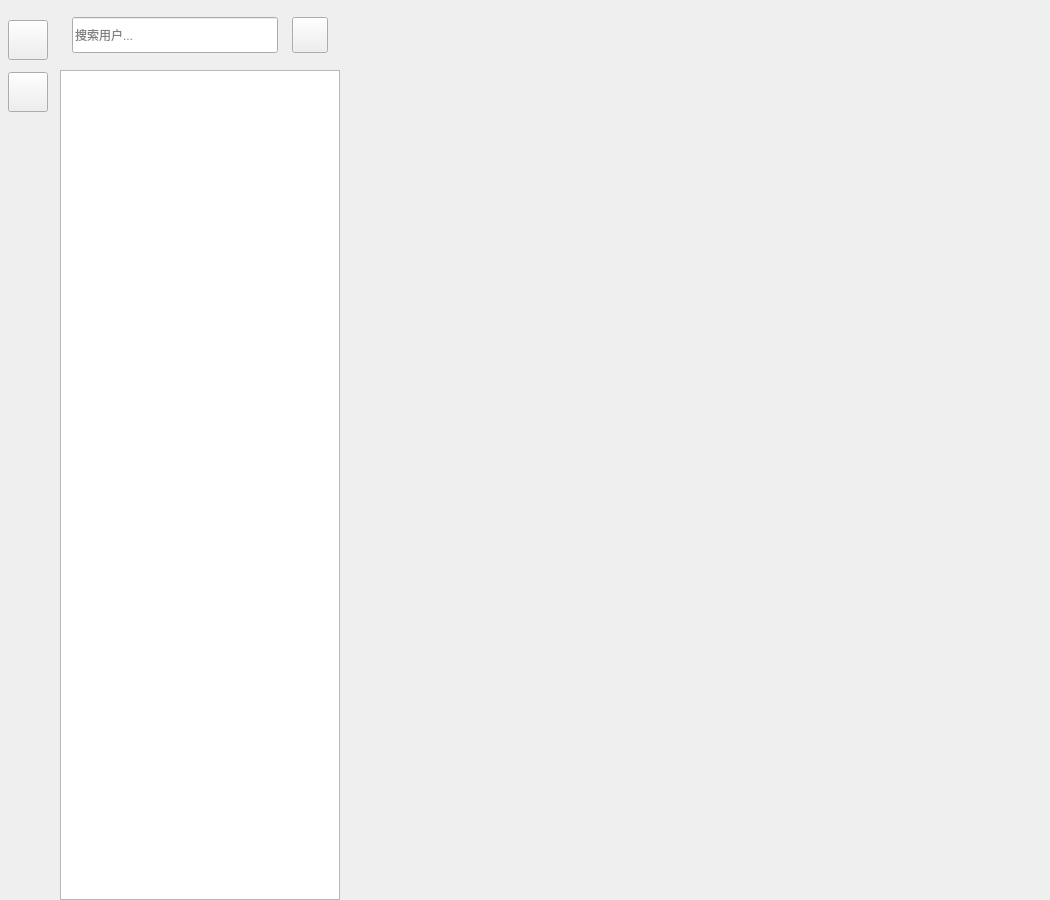
<?xml version="1.0" encoding="UTF-8"?>
<ui version="4.0">
 <class>ChatWindow</class>
 <widget class="QWidget" name="ChatWindow">
  <property name="geometry">
   <rect>
    <x>0</x>
    <y>0</y>
    <width>1050</width>
    <height>900</height>
   </rect>
  </property>
  <property name="minimumSize">
   <size>
    <width>1050</width>
    <height>900</height>
   </size>
  </property>
  <property name="maximumSize">
   <size>
    <width>16777215</width>
    <height>16777215</height>
   </size>
  </property>
  <property name="windowTitle">
   <string>Form</string>
  </property>
  <layout class="QHBoxLayout" name="horizontalLayout">
   <property name="spacing">
    <number>0</number>
   </property>
   <property name="leftMargin">
    <number>0</number>
   </property>
   <property name="topMargin">
    <number>0</number>
   </property>
   <property name="rightMargin">
    <number>0</number>
   </property>
   <property name="bottomMargin">
    <number>0</number>
   </property>
   <item>
    <widget class="QWidget" name="sideBar" native="true">
     <property name="sizePolicy">
      <sizepolicy hsizetype="Fixed" vsizetype="Expanding">
       <horstretch>0</horstretch>
       <verstretch>0</verstretch>
      </sizepolicy>
     </property>
     <property name="minimumSize">
      <size>
       <width>60</width>
       <height>0</height>
      </size>
     </property>
     <property name="maximumSize">
      <size>
       <width>60</width>
       <height>16777215</height>
      </size>
     </property>
     <layout class="QVBoxLayout" name="verticalLayout">
      <property name="spacing">
       <number>12</number>
      </property>
      <property name="leftMargin">
       <number>8</number>
      </property>
      <property name="topMargin">
       <number>20</number>
      </property>
      <property name="rightMargin">
       <number>8</number>
      </property>
      <property name="bottomMargin">
       <number>20</number>
      </property>
      <item>
       <widget class="BadgeButton" name="sideChatBtn">
        <property name="minimumSize">
         <size>
          <width>40</width>
          <height>40</height>
         </size>
        </property>
        <property name="maximumSize">
         <size>
          <width>40</width>
          <height>40</height>
         </size>
        </property>
        <property name="cursor">
         <cursorShape>PointingHandCursor</cursorShape>
        </property>
        <property name="text">
         <string/>
        </property>
       </widget>
      </item>
      <item>
       <widget class="BadgeButton" name="sideContBtn">
        <property name="minimumSize">
         <size>
          <width>40</width>
          <height>40</height>
         </size>
        </property>
        <property name="maximumSize">
         <size>
          <width>40</width>
          <height>40</height>
         </size>
        </property>
        <property name="cursor">
         <cursorShape>PointingHandCursor</cursorShape>
        </property>
        <property name="text">
         <string/>
        </property>
       </widget>
      </item>
      <item>
       <spacer name="verticalSpacer">
        <property name="orientation">
         <enum>Qt::Orientation::Vertical</enum>
        </property>
        <property name="sizeHint" stdset="0">
         <size>
          <width>20</width>
          <height>40</height>
         </size>
        </property>
       </spacer>
      </item>
     </layout>
    </widget>
   </item>
   <item>
    <widget class="QWidget" name="chatUserWidget" native="true">
     <property name="maximumSize">
      <size>
       <width>280</width>
       <height>16777215</height>
      </size>
     </property>
     <layout class="QVBoxLayout" name="verticalLayout_2">
      <property name="spacing">
       <number>0</number>
      </property>
      <property name="leftMargin">
       <number>0</number>
      </property>
      <property name="topMargin">
       <number>0</number>
      </property>
      <property name="rightMargin">
       <number>0</number>
      </property>
      <property name="bottomMargin">
       <number>0</number>
      </property>
      <item>
       <widget class="QWidget" name="searchWidget" native="true">
        <property name="minimumSize">
         <size>
          <width>0</width>
          <height>70</height>
         </size>
        </property>
        <property name="maximumSize">
         <size>
          <width>16777215</width>
          <height>70</height>
         </size>
        </property>
        <layout class="QHBoxLayout" name="horizontalLayout_2">
         <property name="leftMargin">
          <number>12</number>
         </property>
         <property name="topMargin">
          <number>12</number>
         </property>
         <property name="rightMargin">
          <number>12</number>
         </property>
         <property name="bottomMargin">
          <number>12</number>
         </property>
         <item>
          <widget class="QLineEdit" name="searchEdit">
           <property name="minimumSize">
            <size>
             <width>0</width>
             <height>36</height>
            </size>
           </property>
           <property name="text">
            <string/>
           </property>
           <property name="maxLength">
            <number>20</number>
           </property>
           <property name="placeholderText">
            <string>搜索用户...</string>
           </property>
           <property name="clearButtonEnabled">
            <bool>true</bool>
           </property>
          </widget>
         </item>
         <item>
          <spacer name="horizontalSpacer">
           <property name="orientation">
            <enum>Qt::Orientation::Horizontal</enum>
           </property>
           <property name="sizeType">
            <enum>QSizePolicy::Policy::Fixed</enum>
           </property>
           <property name="sizeHint" stdset="0">
            <size>
             <width>8</width>
             <height>20</height>
            </size>
           </property>
          </spacer>
         </item>
         <item>
          <widget class="QPushButton" name="addBtn">
           <property name="minimumSize">
            <size>
             <width>36</width>
             <height>36</height>
            </size>
           </property>
           <property name="maximumSize">
            <size>
             <width>36</width>
             <height>36</height>
            </size>
           </property>
           <property name="cursor">
            <cursorShape>PointingHandCursor</cursorShape>
           </property>
           <property name="text">
            <string/>
           </property>
          </widget>
         </item>
        </layout>
       </widget>
      </item>
      <item>
       <widget class="QStackedWidget" name="stackedWidget">
        <property name="lineWidth">
         <number>0</number>
        </property>
        <property name="currentIndex">
         <number>0</number>
        </property>
        <widget class="QWidget" name="chatsPage">
         <layout class="QVBoxLayout" name="verticalLayout_4">
          <property name="spacing">
           <number>0</number>
          </property>
          <property name="leftMargin">
           <number>0</number>
          </property>
          <property name="topMargin">
           <number>0</number>
          </property>
          <property name="rightMargin">
           <number>0</number>
          </property>
          <property name="bottomMargin">
           <number>0</number>
          </property>
          <item>
           <widget class="ChatUserList" name="usersList">
            <property name="minimumSize">
             <size>
              <width>0</width>
              <height>0</height>
             </size>
            </property>
            <property name="maximumSize">
             <size>
              <width>16777215</width>
              <height>16777215</height>
             </size>
            </property>
           </widget>
          </item>
         </layout>
        </widget>
        <widget class="QWidget" name="searchPage">
         <layout class="QVBoxLayout" name="verticalLayout_5">
          <property name="spacing">
           <number>0</number>
          </property>
          <property name="leftMargin">
           <number>0</number>
          </property>
          <property name="topMargin">
           <number>0</number>
          </property>
          <property name="rightMargin">
           <number>0</number>
          </property>
          <property name="bottomMargin">
           <number>0</number>
          </property>
          <item>
           <widget class="SearchList" name="searchList">
            <property name="minimumSize">
             <size>
              <width>0</width>
              <height>0</height>
             </size>
            </property>
           </widget>
          </item>
         </layout>
        </widget>
        <widget class="QWidget" name="contactsPage">
         <layout class="QVBoxLayout" name="verticalLayout_6">
          <property name="spacing">
           <number>0</number>
          </property>
          <property name="leftMargin">
           <number>0</number>
          </property>
          <property name="topMargin">
           <number>0</number>
          </property>
          <property name="rightMargin">
           <number>0</number>
          </property>
          <property name="bottomMargin">
           <number>0</number>
          </property>
          <item>
           <widget class="ContactUserList" name="contactsList"/>
          </item>
         </layout>
        </widget>
       </widget>
      </item>
     </layout>
    </widget>
   </item>
   <item>
    <widget class="QStackedWidget" name="chatDataStackWidget">
     <widget class="QWidget" name="chatDataEmptyPage"/>
     <widget class="ChatPage" name="chatPage"/>
     <widget class="InfoPage" name="infoPage"/>
     <widget class="ApplyFriendPage" name="applyFriendPage"/>
    </widget>
   </item>
  </layout>
 </widget>
 <customwidgets>
  <customwidget>
   <class>ChatUserList</class>
   <extends>QListWidget</extends>
   <header location="global">chatuserlist.h</header>
  </customwidget>
  <customwidget>
   <class>ChatPage</class>
   <extends>QWidget</extends>
   <header location="global">chatpage.h</header>
   <container>1</container>
  </customwidget>
  <customwidget>
   <class>BadgeButton</class>
   <extends>QPushButton</extends>
   <header location="global">badgebutton.h</header>
  </customwidget>
  <customwidget>
   <class>SearchList</class>
   <extends>QListWidget</extends>
   <header location="global">searchlist.h</header>
  </customwidget>
  <customwidget>
   <class>ContactUserList</class>
   <extends>QListWidget</extends>
   <header location="global">contactuserlist.h</header>
  </customwidget>
  <customwidget>
   <class>ApplyFriendPage</class>
   <extends>QWidget</extends>
   <header location="global">applyfriendpage.h</header>
   <container>1</container>
  </customwidget>
  <customwidget>
   <class>InfoPage</class>
   <extends>QWidget</extends>
   <header location="global">infopage.h</header>
   <container>1</container>
  </customwidget>
 </customwidgets>
 <resources/>
 <connections/>
</ui>
